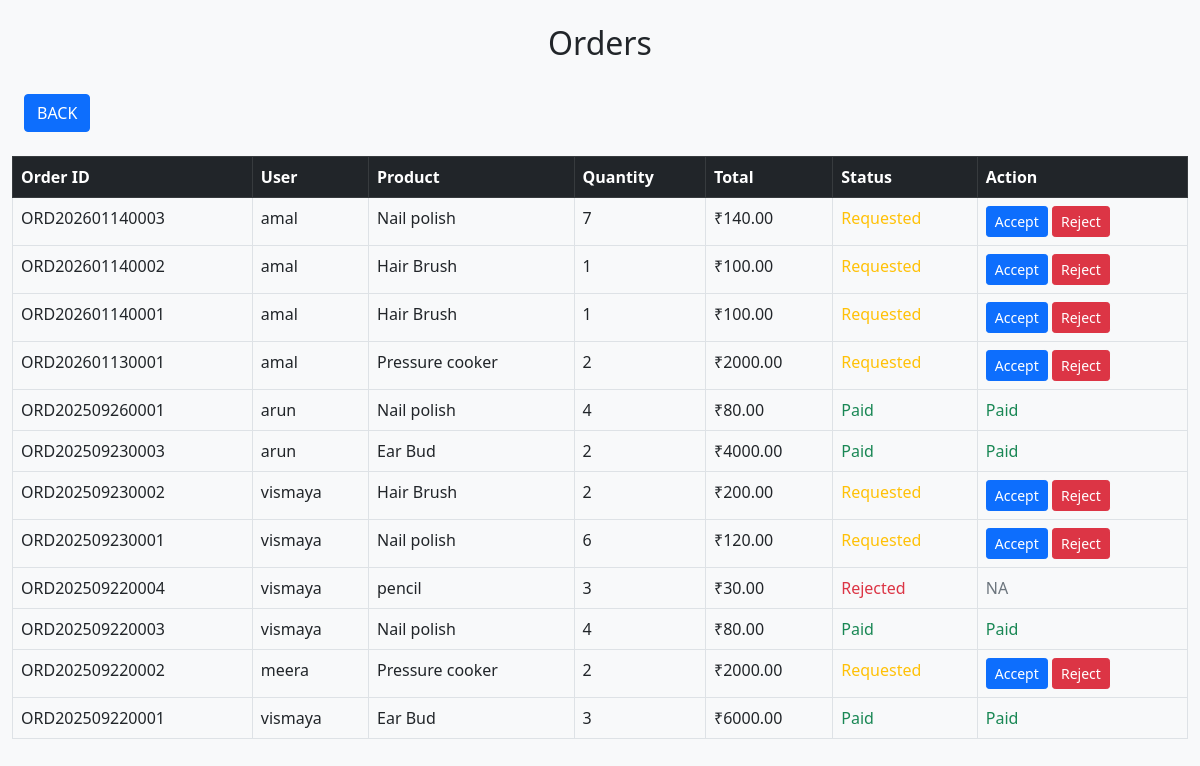
Page /admin_orders/ (signed in) on the committed database.
### purchase/models.py (models this page shows, shortened)
class OrderHistory(models.Model):
    STATUS_CHOICES = [
        ("requested", "Requested"),
        ("accepted", "Accepted"),
        ("rejected", "Rejected"),
        ("paid", "Paid"),
    ]
    order_id = models.CharField(max_length=20, unique=True, editable=False)
    user = models.ForeignKey(User, on_delete=models.CASCADE)
    product = models.ForeignKey(Product, on_delete=models.CASCADE)
    quantity = models.PositiveIntegerField(default=1)
    total_amount = models.DecimalField(max_digits=10, decimal_places=2)
    status = models.CharField(max_length=20, choices=STATUS_CHOICES, default="requested")
    created_at = models.DateTimeField(auto_now_add=True)

class Product(models.Model):
    name = models.CharField(max_length=100,unique=True)
    description = models.TextField(blank=True)
    price = models.DecimalField(max_digits=10, decimal_places=2)
    image= models.ImageField(upload_to='product_images',null=True,blank=True)

### purchase/views.py (the view)
# urls.py: path('admin_orders/', views.admin_orders,name='admin_orders'),
@login_required
def admin_orders(request):
    orders = OrderHistory.objects.all().order_by('-created_at')
    return render(request, 'admin_orders.html', {"orders": orders})

### templates/admin_orders.html (shortened to what this page needs)
<!DOCTYPE html>
<html lang="en">
<head>
    <link href="https://cdn.jsdelivr.net/npm/bootstrap@5.0.2/dist/css/bootstrap.min.css" rel="stylesheet"
>
</head>
<body class="bg-light">
    <h2 class="mt-4 text-center">Orders</h2>
    <a href="{% url 'admin_dashboard' %}" class="btn btn-primary m-4">BACK</a>
    <div class="container-fluid">
        <table class="table table-bordered me-2 w-100">
            <thead class="table-dark">
                <tr>
                    <th>Order ID</th>
                    <th>User</th>
                    <th>Product</th>
                    <th>Quantity</th>
                    <th>Total</th>
                    <th>Status</th>
                    <th>Action</th>
                </tr>
            </thead>
            <tbody>
                {% for order in orders %}
                <tr>
                    <td>{{ order.order_id }}</td>
                    <td>{{ order.user.username }}</td>
                    <td>{{ order.product.name }}</td>
                    <td>{{ order.quantity }}</td>
                    <td>₹{{ order.total_amount }}</td>
                    <td>
                        {% if order.status == 'requested' %}
                        <span class="text-warning">Requested</span>
                        {% elif order.status == 'accepted' %}
                        <span class="text-primary">Accepted</span>
                        {% elif order.status == 'rejected' %}
                        <span class="text-danger">Rejected</span>
                        {% elif order.status == 'paid' %}
                        <span class="text-success">Paid</span>
                        {% endif %}
                    </td>
                    <td>
                        {% if order.status == "requested" %}
                        <a href="{% url 'update_order_status' order.id 'accept' %}"
                            class="btn btn-sm btn-primary">Accept</a>
                        <a href="{% url 'update_order_status' order.id 'reject' %}" class="btn btn-sm btn-danger">Reject</a>
                        {% elif order.status == "accepted" %}
                        <span class="text-warning">Waiting for payment</span>
                        {% elif order.status == "paid" %}
                            <span class="text-success">Paid</span>
                        {% else %}
                        <span class="text-muted">NA</span>
                        {% endif %}
                    </td>
                </tr>
                {% empty %}
                <tr>
                    <td colspan="8" class="text-center">No orders yet.</td>
                </tr>
                {% endfor %}
            </tbody>
        </table>
    </div>
</body>
</html>

### rows in the picture
OrderHistory: order_id "ORD202601140003", user.username "amal", product.name "Nail polish", quantity "7", total_amount "140.00", status "Requested"
OrderHistory: order_id "ORD202601140002", user.username "amal", product.name "Hair Brush", quantity "1", total_amount "100.00", status "Requested"
OrderHistory: order_id "ORD202601140001", user.username "amal", product.name "Hair Brush", quantity "1", total_amount "100.00", status "Requested"
OrderHistory: order_id "ORD202601130001", user.username "amal", product.name "Pressure cooker", quantity "2", total_amount "2000.00", status "Requested"
OrderHistory: order_id "ORD202509260001", user.username "arun", product.name "Nail polish", quantity "4", total_amount "80.00", status "Paid"
OrderHistory: order_id "ORD202509230003", user.username "arun", product.name "Ear Bud", quantity "2", total_amount "4000.00", status "Paid"
OrderHistory: order_id "ORD202509230002", user.username "vismaya", product.name "Hair Brush", quantity "2", total_amount "200.00", status "Requested"
OrderHistory: order_id "ORD202509230001", user.username "vismaya", product.name "Nail polish", quantity "6", total_amount "120.00", status "Requested"
OrderHistory: order_id "ORD202509220004", user.username "vismaya", product.name "pencil", quantity "3", total_amount "30.00", status "Rejected"
OrderHistory: order_id "ORD202509220003", user.username "vismaya", product.name "Nail polish", quantity "4", total_amount "80.00", status "Paid"
OrderHistory: order_id "ORD202509220002", user.username "meera", product.name "Pressure cooker", quantity "2", total_amount "2000.00", status "Requested"
OrderHistory: order_id "ORD202509220001", user.username "vismaya", product.name "Ear Bud", quantity "3", total_amount "6000.00", status "Paid"
